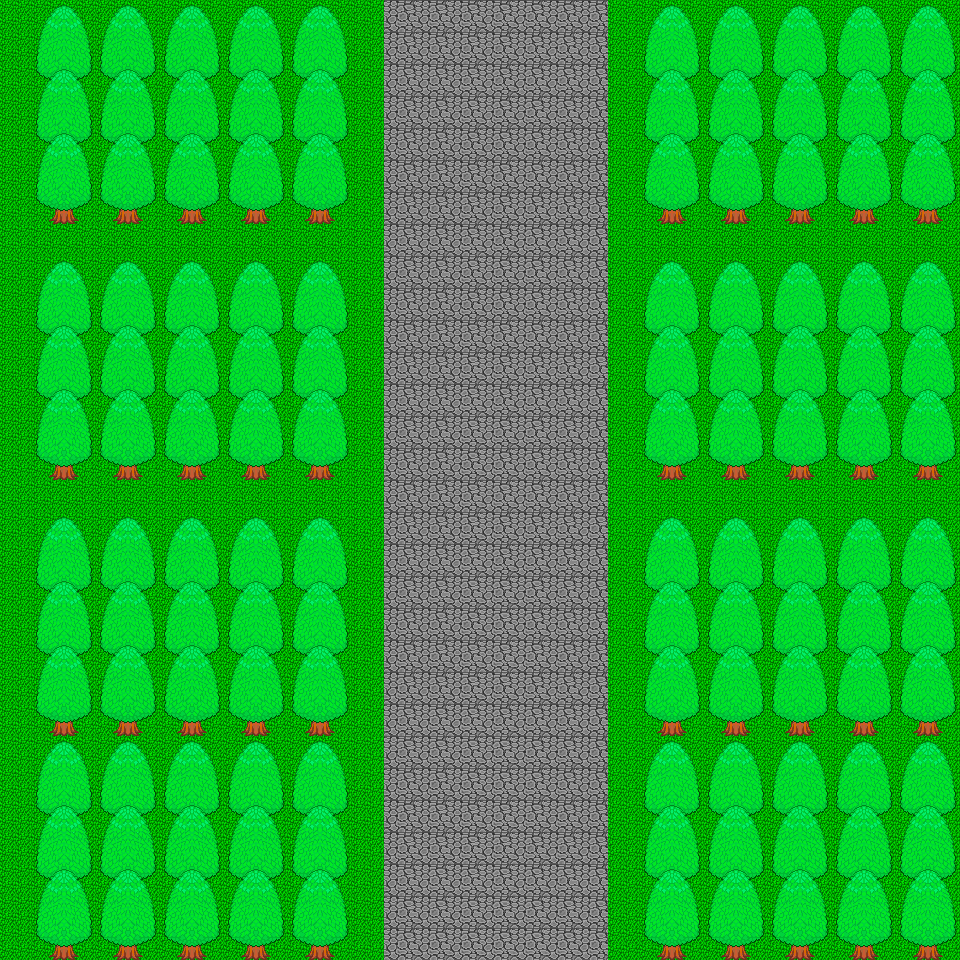

The image is a tile-based game level rendered from a .tmx file. Its description and source (layers, tilesets, objects; grid data summarised) follow:
An orthogonal 30x30 tile map with 32x32 px tiles, 4 tile layers (Слой тайлов 1, Слой тайлов 2, Слой тайлов 3, Слой тайлов 4).

<map version="1.5" tiledversion="1.7.2" orientation="orthogonal" renderorder="right-down" width="30" height="30" tilewidth="32" tileheight="32" infinite="0" nextlayerid="6" nextobjectid="3">
 <tileset firstgid="1" source="test.tsx" />
 <layer id="1" name="Слой тайлов 1" width="30" height="30">
  <data>[900 cells, 900 non-empty, 2 distinct tile ids]</data>
 </layer>
 <layer id="2" name="Слой тайлов 2" width="30" height="30">
  <data>[900 cells, 244 non-empty, 7 distinct tile ids]</data>
 </layer>
 <layer id="3" name="Слой тайлов 3" width="30" height="30">
  <data>[900 cells, 240 non-empty, 6 distinct tile ids]</data>
 </layer>
 <layer id="4" name="Слой тайлов 4" width="30" height="30">
  <data>[900 cells, 240 non-empty, 6 distinct tile ids]</data>
 </layer>
 <objectgroup id="5" name="Слой объектов 1" />
</map>
